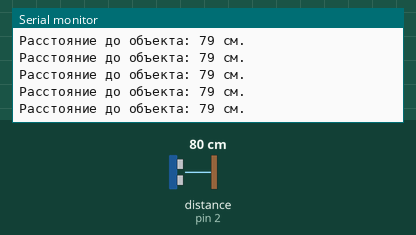
Recording of a sketch running on a simulated Arduino Uno, built with avr-gcc and run on an emulated ATmega328P. Shown: the last lines printed to the serial monitor. Wiring (inferred from the names in the program): ultrasonic range finder: trigger pin 3; echo pin 2. Inputs (shaded band) come from the test bench; at power-on: distance to the obstacle (sensor on pin 2) 80 cm. The echo pulse lasts 58.3 µs per cm.

Above: at 1.2 s.
1.3 s: distance to the obstacle (sensor on pin 2) set to 2 cm
At 1.35 s:
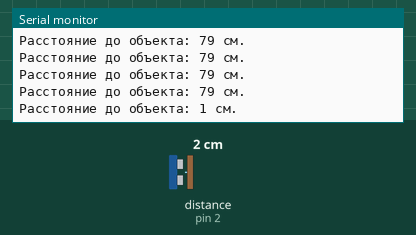
4.3 s: distance to the obstacle (sensor on pin 2) set to 18 cm
At 4.32 s:
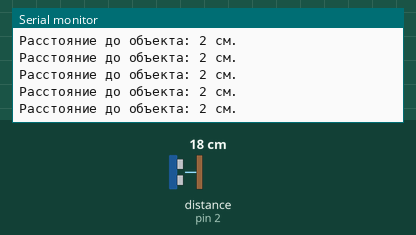
7.3 s: distance to the obstacle (sensor on pin 2) set to 4 cm
At 7.3 s:
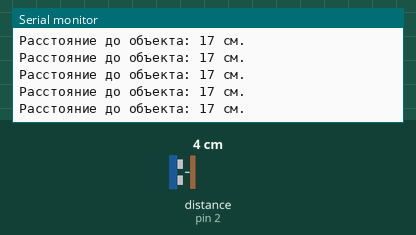
10.3 s: distance to the obstacle (sensor on pin 2) set to 35 cm
At 10.32 s:
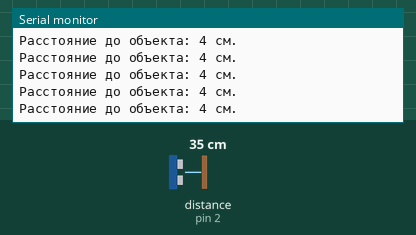
13.3 s: distance to the obstacle (sensor on pin 2) set to 9 cm
At 13.35 s:
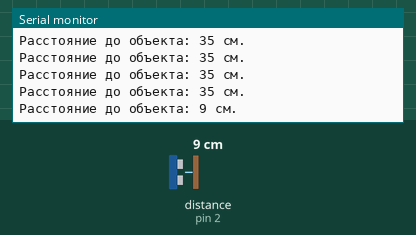
16.3 s: distance to the obstacle (sensor on pin 2) set to 60 cm
At 16.32 s:
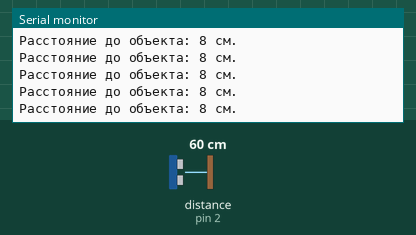
Timing chart, 0 to 19.3 s (numbered marks = the images above; inputs shaded):
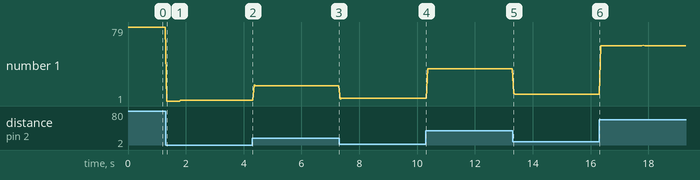

Measured:
- after the input at 1.3 s, the serial monitor: prints a new line at once (image 1)
- after the input at 13.3 s, the serial monitor: prints a new line at once (image 5)
- plotted number 1: 79 → 2 after the input at 1.3 s, 2 → 17 after the input at 4.3 s, 17 → 4 after the input at 7.3 s, 4 → 35 after the input at 10.3 s, 35 → 8 after the input at 13.3 s

The sketch:

distance-echo.ino
```cpp
#define PIN_TRIG 3
#define PIN_ECHO 2

long duration, cm;

void setup() {

  // Инициализируем взаимодействие по последовательному порту

  Serial.begin (9600);
  //Определяем вводы и выводы
  pinMode(PIN_TRIG, OUTPUT);
  pinMode(PIN_ECHO, INPUT);
}

void loop() {

  // Сначала генерируем короткий импульс длительностью 2-5 микросекунд.

  digitalWrite(PIN_TRIG, LOW);
  delayMicroseconds(5);
  digitalWrite(PIN_TRIG, HIGH);

  // Выставив высокий уровень сигнала, ждем около 10 микросекунд. В этот момент датчик будет посылать сигналы с частотой 40 КГц.
  delayMicroseconds(10);
  digitalWrite(PIN_TRIG, LOW);

  //  Время задержки акустического сигнала на эхолокаторе.
  duration = pulseIn(PIN_ECHO, HIGH);

  // Теперь осталось преобразовать время в расстояние
  cm = (duration / 2) / 29.1;

  Serial.print("Расстояние до объекта: ");
  Serial.print(cm);
  Serial.println(" см.");

  // Задержка между измерениями для корректной работы скеча
  delay(50);
}
```
